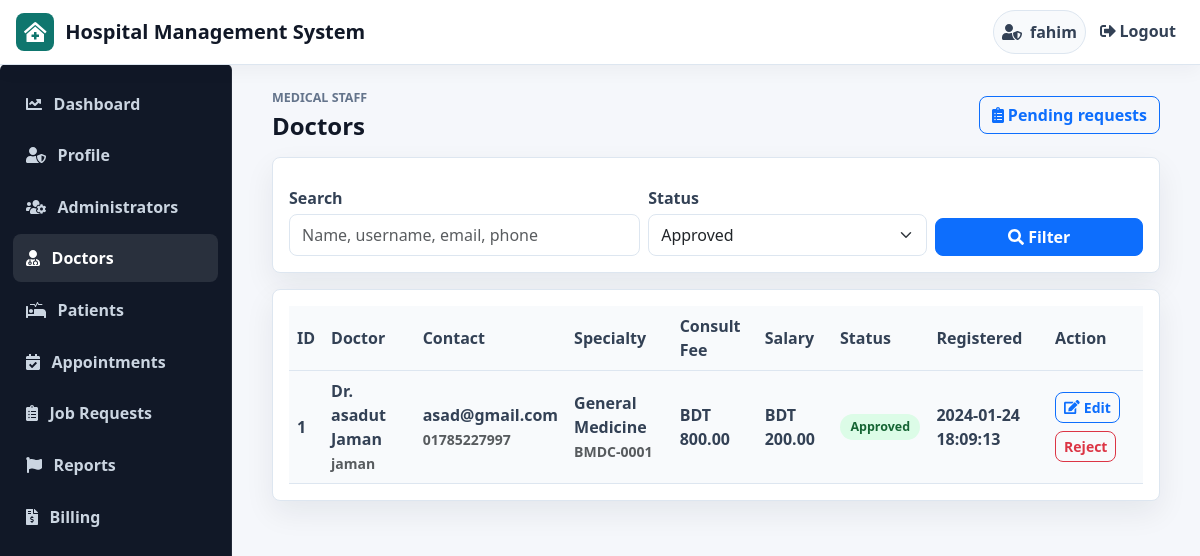
/admin/doctor.php (signed in), run on the app's committed database.
### tables this page shows
CREATE TABLE `doctors` (
  `id` int(100) NOT NULL,
  `firstname` varchar(100) NOT NULL,
  `surname` varchar(100) NOT NULL,
  `username` varchar(100) NOT NULL,
  `email` varchar(100) NOT NULL,
  `gender` varchar(100) NOT NULL,
  `phone` varchar(100) NOT NULL,
  `address` text DEFAULT NULL,
  `password` varchar(100) NOT NULL,
  `salary` varchar(100) NOT NULL,
  `consultation_fee` decimal(10,2) NOT NULL DEFAULT 0.00,
  `data_reg` varchar(100) NOT NULL,
  `status` varchar(100) NOT NULL,
  `profile` varchar(100) NOT NULL,
  `qualification` varchar(255) DEFAULT NULL,
  `specialization` varchar(255) DEFAULT NULL,
  `license_number` varchar(100) DEFAULT NULL,
  `certification` text DEFAULT NULL,
  `experience` text DEFAULT NULL
);

### include/connection.php (called while the page is built, shortened)
<?php
function e($value)
{
    return htmlspecialchars((string) ($value ?? ''), ENT_QUOTES, 'UTF-8');
}
function hms_money($amount)
{
    return 'BDT ' . number_format((float) $amount, 2);
}
function hms_status_class($status)
{
    return strtolower(str_replace(' ', '-', (string) $status));
}
?>

### admin/doctor.php (the view, shortened to what this page needs)
<?php
include("../include/connection.php");
$statusFilter = $_GET['status'] ?? 'Approved';
$allowedStatuses = ['Approved', 'Rejected'];
$search = trim($_GET['q'] ?? '');
$where = [];
$types = '';
$params = [];
$where[] = "status = ?";
$types .= 's';
$params[] = $statusFilter;
$sql = "SELECT * FROM doctors";
if ($where) {
    $sql .= " WHERE " . implode(" AND ", $where);
}
$sql .= " ORDER BY data_reg DESC, id DESC";
if ($params) {
    $stmt = mysqli_prepare($connect, $sql);
    mysqli_stmt_bind_param($stmt, $types, ...$params);
    mysqli_stmt_execute($stmt);
    $doctors = mysqli_stmt_get_result($stmt);
} else {
    $doctors = mysqli_query($connect, $sql);
}
?>
<!DOCTYPE html>
<html>
<head>
</head>
<body>
<?php
include("../include/header.php");
include("sidenav.php");
?>
<main class="col-md-10">
    <div class="page-heading">
        <div>
            <p class="eyebrow">Medical Staff</p>
            <h4>Doctors</h4>
        </div>
        <a href="job_request.php" class="btn btn-outline-primary"><i class="fas fa-clipboard-list me-1"></i>Pending requests</a>
    </div>
    <div class="hms-card mb-3">
        <form method="get" class="row g-2 align-items-end">
            <div class="col-md-5">
                <label>Search</label>
                <input type="text" name="q" class="form-control" value="<?php echo e($search); ?>" placeholder="Name, username, email, phone">
            </div>
            <div class="col-md-4">
                <label>Status</label>
                <select name="status" class="form-select">
                    <?php foreach ($allowedStatuses as $status) { ?>
                        <option value="<?php echo e($status); ?>" <?php echo $statusFilter === $status ? 'selected' : ''; ?>><?php echo e($status); ?></option>
                    <?php } ?>
                </select>
            </div>
            <div class="col-md-3">
                <button class="btn btn-primary w-100" type="submit"><i class="fas fa-search me-1"></i>Filter</button>
            </div>
        </form>
    </div>
    <div class="hms-card">
        <div class="table-responsive">
            <table class="table table-hover align-middle">
                <thead>
                    <tr>
                        <th>ID</th>
                        <th>Doctor</th>
                        <th>Contact</th>
                        <th>Specialty</th>
                        <th>Consult Fee</th>
                        <th>Salary</th>
                        <th>Status</th>
                        <th>Registered</th>
                        <th>Action</th>
                    </tr>
                </thead>
                <tbody>
                <?php while ($row = mysqli_fetch_array($doctors)) { ?>
                    <tr>
                        <td><?php echo e($row['id']); ?></td>
                        <td>
                            <strong>Dr. <?php echo e($row['firstname'] . ' ' . $row['surname']); ?></strong><br>
                            <span class="text-muted small"><?php echo e($row['username']); ?></span>
                        </td>
                        <td>
                            <?php echo e($row['email']); ?><br>
                            <span class="text-muted small"><?php echo e($row['phone']); ?></span>
                        </td>
                        <td>
                            <?php echo e($row['specialization'] ?: 'Not set'); ?><br>
                            <span class="text-muted small"><?php echo e($row['license_number'] ?: 'No license recorded'); ?></span>
                        </td>
                        <td><?php echo hms_money($row['consultation_fee']); ?></td>
                        <td><?php echo hms_money($row['salary']); ?></td>
                        <td><span class="status-pill status-<?php echo hms_status_class($row['status']); ?>"><?php echo e($row['status']); ?></span></td>
                        <td><?php echo e($row['data_reg']); ?></td>
                        <td>
                            <div class="hms-actions">
                                <a href="edit.php?id=<?php echo e($row['id']); ?>" class="btn btn-sm btn-outline-primary"><i class="fas fa-edit me-1"></i>Edit</a>
                                <form method="post" class="hms-actions">
                                    <?php if ($row['status'] !== 'Rejected') { ?>
                                        <button type="submit" name="action" value="reject" class="btn btn-sm btn-outline-danger">Reject</button>
                                    <?php } ?>
                                </form>
                            </div>
                        </td>
                    </tr>
                <?php } ?>
                </tbody>
            </table>
        </div>
    </div>
</main>
</body>
</html>

### include/header.php (shortened to what this page needs)
<?php
$script = $_SERVER['SCRIPT_NAME'];
$isAdminPage = strpos($script, '/admin/') !== false;
$isDoctorPage = strpos($script, '/doctor/') !== false;
$isPatientPage = strpos($script, '/patient/') !== false;
$rootPrefix = ($isAdminPage || $isDoctorPage || $isPatientPage) ? '../' : '';
?>
<link rel="stylesheet" type="text/css" href="https://cdn.jsdelivr.net/npm/bootstrap@5.3.2/dist/css/bootstrap.min.css">
<link rel="stylesheet" type="text/css" href="https://cdnjs.cloudflare.com/ajax/libs/font-awesome/5.13.0/css/all.min.css">
<nav class="navbar navbar-expand-lg hms-topbar px-3">
    <a class="navbar-brand hms-brand" href="<?php echo $rootPrefix; ?>index.php">
        <span class="hms-brand-mark"><i class="fas fa-clinic-medical"></i></span>
        <span>Hospital Management System</span>
    </a>
    <ul class="navbar-nav">
        <?php
        if (isset($_SESSION['admin'])) {
            $user = htmlspecialchars($_SESSION['admin']);
            $logout = $isAdminPage ? 'logout.php' : 'admin/logout.php';
            echo '
                <li class="nav-item"><span class="nav-link hms-user-chip"><i class="fas fa-user-shield"></i>'.$user.'</span></li>
                <li class="nav-item"><a href="'.$logout.'" class="nav-link"><i class="fas fa-sign-out-alt me-1"></i>Logout</a></li>
            ';
        }
        ?>
    </ul>
</nav>

### admin/sidenav.php
<?php $currentPage = basename($_SERVER['SCRIPT_NAME']); ?>
<div class="list-group bg-info hms-sidebar">
    <a href="index.php" class="list-group-item list-group-item-action <?php echo $currentPage === 'index.php' ? 'active' : ''; ?>"><i class="fas fa-chart-line"></i>Dashboard</a>
    <a href="profile.php" class="list-group-item list-group-item-action <?php echo $currentPage === 'profile.php' ? 'active' : ''; ?>"><i class="fas fa-user-shield"></i>Profile</a>
    <a href="admin.php" class="list-group-item list-group-item-action <?php echo $currentPage === 'admin.php' ? 'active' : ''; ?>"><i class="fas fa-users-cog"></i>Administrators</a>
    <a href="doctor.php" class="list-group-item list-group-item-action <?php echo $currentPage === 'doctor.php' ? 'active' : ''; ?>"><i class="fas fa-user-md"></i>Doctors</a>
    <a href="patient.php" class="list-group-item list-group-item-action <?php echo $currentPage === 'patient.php' ? 'active' : ''; ?>"><i class="fas fa-procedures"></i>Patients</a>
    <a href="appointment.php" class="list-group-item list-group-item-action <?php echo $currentPage === 'appointment.php' ? 'active' : ''; ?>"><i class="fas fa-calendar-check"></i>Appointments</a>
    <a href="job_request.php" class="list-group-item list-group-item-action <?php echo $currentPage === 'job_request.php' ? 'active' : ''; ?>"><i class="fas fa-clipboard-list"></i>Job Requests</a>
    <a href="report.php" class="list-group-item list-group-item-action <?php echo $currentPage === 'report.php' ? 'active' : ''; ?>"><i class="fas fa-flag"></i>Reports</a>
    <a href="income.php" class="list-group-item list-group-item-action <?php echo $currentPage === 'income.php' ? 'active' : ''; ?>"><i class="fas fa-file-invoice-dollar"></i>Billing</a>
</div>

### include/header.php (style rules this page uses)
:root { --hms-primary: #0f766e; --hms-primary-dark: #134e4a; --hms-accent: #1d4ed8; --hms-success: #15803d; --hms-warning: #b45309; --hms-danger: #b91c1c; --hms-bg: #f5f7fb; --hms-surface: #ffffff; --hms-soft: #eef6f6; --hms-border: #dde6f0; --hms-text: #111827; --hms-muted: #64748b; --hms-sidebar: #111827; --hms-shadow: 0 12px 30px rgba(15, 23, 42, 0.07); }
* { letter-spacing: 0; }
body { padding-top: 0; background: var(--hms-bg); color: var(--hms-text); font-family: "Segoe UI", Arial, sans-serif; }
.navbar.hms-topbar { position: sticky; top: 0; z-index: 1030; background: var(--hms-surface); color: white; min-height: 64px; border-bottom: 1px solid var(--hms-border); box-shadow: 0 6px 18px rgba(15, 23, 42, 0.04); }
.hms-brand { display: inline-flex; align-items: center; gap: 0.7rem; margin-bottom: 0; color: var(--hms-text) !important; font-weight: 800; }
.hms-brand-mark { display: inline-grid; place-items: center; width: 38px; height: 38px; border-radius: 8px; background: var(--hms-primary); color: #fff; }
.navbar-nav .nav-item { margin-left: 0.35rem; }
.navbar-nav .nav-link { color: #334155 !important; border-radius: 8px; font-weight: 650; padding: 0.55rem 0.75rem; }
.hms-user-chip { display: inline-flex; align-items: center; gap: 0.5rem; color: var(--hms-text) !important; background: #f8fafc; border: 1px solid var(--hms-border); border-radius: 999px !important; }
.hms-sidebar { position: fixed; top: 64px; left: 0; width: 232px; height: calc(100vh - 64px); overflow-y: auto; z-index: 1020; background: var(--hms-sidebar) !important; border-right: 1px solid rgba(255, 255, 255, 0.08); padding: 1rem 0.8rem; }
body > .col-md-10, body > .col-md-6 { margin-left: 248px; max-width: calc(100% - 264px); padding: 1.5rem 1.5rem 2.5rem; }
.hms-sidebar .list-group-item { background: transparent !important; border: 0; border-radius: 8px; margin-bottom: 0.3rem; text-align: left !important; color: #cbd5e1 !important; font-weight: 600; display: flex; align-items: center; gap: 0.7rem; padding: 0.72rem 0.85rem; }
.hms-sidebar .list-group-item:hover, .hms-sidebar .list-group-item.active { background: rgba(255, 255, 255, 0.1) !important; color: #ffffff !important; }
.page-heading { display: flex; align-items: center; justify-content: space-between; gap: 1rem; margin-bottom: 1rem; }
.page-heading h4, .page-heading h5 { margin: 0; font-weight: 750; color: var(--hms-text); }
.eyebrow { margin: 0 0 0.25rem; color: var(--hms-muted); font-size: 0.78rem; font-weight: 700; text-transform: uppercase; }
.hms-card, .card, .jumbotron { background: var(--hms-surface) !important; border: 1px solid var(--hms-border) !important; border-radius: 8px !important; box-shadow: var(--hms-shadow); padding: 1rem; }
.table { background: var(--hms-surface); border-color: var(--hms-border); margin-bottom: 0; }
.table th, .table td { vertical-align: middle; }
.table thead th, .table tr:first-child td { background: #f8fafc; color: #334155; font-weight: 700; }
.form-control, .form-select { border-color: var(--hms-border); border-radius: 8px; min-height: 42px; }
label { margin-top: 0.75rem; margin-bottom: 0.25rem; color: #334155; font-weight: 650; }
.btn { border-radius: 8px; font-weight: 650; }
.status-pill { display: inline-flex; align-items: center; border-radius: 999px; padding: 0.25rem 0.65rem; font-size: 0.78rem; font-weight: 700; background: #e2e8f0; color: #334155; }
.status-approved, .status-discharged, .status-completed, .status-paid { background: #dcfce7; color: #166534; }
.hms-actions { display: flex; align-items: center; gap: 0.5rem; flex-wrap: wrap; }

### data on the page
doctors: id "1", firstname+surname "asadut Jaman", username "jaman", email "asad@gmail.com", phone "01785227997", specialization "General Medicine", license_number "BMDC-0001", consultation_fee "BDT 800.00", salary "BDT 200.00", status "Approved", data_reg "2024-01-24 18:09:13", shows "Reject"

### other printed values
$user "fahim"
form field status "Approved"
